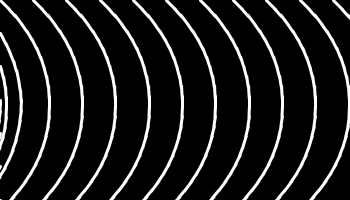
Frame 1 (no input)
Frame 60 (the mouse pressed at the canvas centre just before this capture): identical to frame 1, image omitted
Frame 120 (the mouse held since frame 60 and released just before this capture): identical to frame 1, image omitted

The Processing sketch that drew this single still picture (run headless with seeded random() and noise(); from frame 60 on, the mouse is pressed at the canvas centre):

// Processing sketch: sketch_210406a
// ── sketch_210406a.pde
float[][] grid;
int left_x, right_x, top_y, bottom_y, resolution, num_columns, num_rows;

void setup() {
  size(350, 200);
  //noStroke();
  smooth();
  noFill();
  strokeWeight(3);

  left_x = int(width * -0.5);
  right_x = int(width * 1.5);
  top_y = int(height * -0.5);
  bottom_y = int(height * 1.5); 
  resolution = int(width * 0.01); 
  num_columns = (right_x - left_x) / resolution;
  num_rows = (bottom_y - top_y) / resolution;

  grid = new float[num_columns][num_rows];
  float default_angle = PI * 0.25;
  for (int column = 0; column < num_columns; column++) {
      for (int row = 0; row < num_rows; row++) {
        float angle = (row / float(num_rows)) * PI;
        grid[column][row] = angle;
      }
  }
}

void curve(int px, int py) {
  vertex(px, py);
  for (int n = 0; n < 50; n++) {
    int x_offset = px - left_x;
    int y_offset = py - top_y;
    int column = min(int(x_offset / resolution), num_columns - 1);
    int row = min(int(y_offset / resolution), num_rows - 1);
    float grid_angle = grid[column][row];
    int x_step = round(10 * cos(grid_angle));
    int y_step = round(10 * sin(grid_angle));
    quadraticVertex(px + x_step, py + y_step, px, py);

    if (px < 0 || px > width || py < 0 || py > height) {
      break;
    }
    
    px = px + x_step;
    py = py + y_step;
  }
  endShape();
}

void draw() {
  background(0); //<>//
  stroke(255);
  strokeWeight(3);
  for (int l = 0; l <= 6; l++) {
    beginShape();
    int px, py;
    px = 0;
    py = l * height/6;
    curve(px, py);
    //line(l * (width/10),0, l*(width/10), height);
  }
  
   for (int l = 1; l <= 10; l++) {
    beginShape();
    int px, py;
    px = l * height/6;
    py = 0;
    curve(px, py);
    //line(l * (width/10),0, l*(width/10), height);
  }
}
